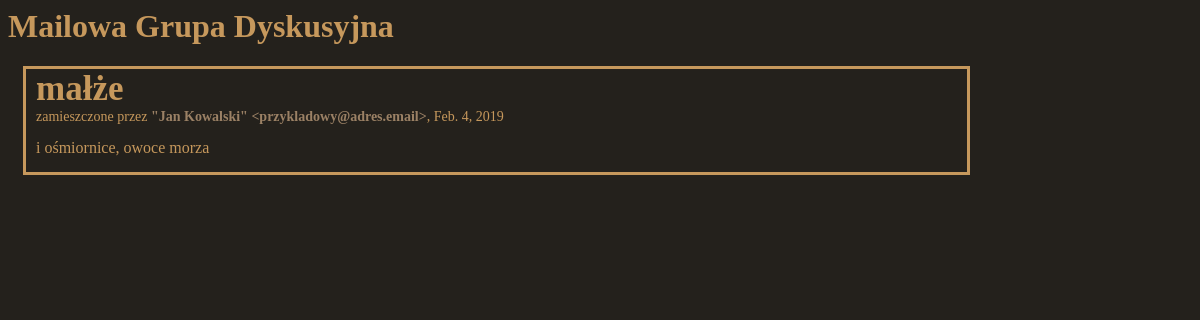
Screenshot of /blog/view/2.html with the database file from the repository.
### blog/models.py (models this page shows, shortened)
class Blog(models.Model):
	author = models.CharField(max_length=100, default="Anonymous")
	title = models.CharField(max_length=200)
	body = models.TextField()
	posted = models.DateField(db_index=True, auto_now_add=True)
	category = models.ForeignKey('blog.Category')

### blog/views.py (the view)
def view_post(request, id):
    return render_to_response('view_post.html', {
        'post': get_object_or_404(Blog, id=id)
    })

### blog/templates/view_post.html (shortened to what this page needs)
{% extends 'base.html' %}
{% block title %}Mailowa Grupa Dyskusyjna{% endblock %}
{% block content %}
	<div class="contentBox">
		<div class="postsMainBox">
			<div class="postBox">
				<div class="postBoxInner">
					<a><h1 class="postHeader">{{ post.title }}</h1></a>
					<p class="postAuthor">zamieszczone przez <font class="postAuthorName">{{ post.author }}</font>, {{ post.posted }} </p>
					{{ post.body }}
				</div>
			</div>
		</div>
{% endblock %}

### blog/static/style.css (style rules this page uses)
a { text-decoration: none; }
body { background-color: #24211c; color: #c6985c; }
h1 { color: #c6985c; }
.postsMainBox { float: left; width: 80%; word-wrap: break-word; margin-left: 15px; }
.postBox { margin-top: 0px; margin-bottom: 15px; border-style: solid; }
.postBoxInner { margin-bottom: 15px; margin-left: 10px; }
.postHeader { color: #c6985c; margin-top: 0em; margin-bottom: 0em; font-size: 35; }
.postAuthor { margin-top: 0em; font-size:14; }
.postAuthorName { color: #9b8165; font-weight: bold; }

### rows the page displays
Blog: title "małże", author "\"Jan Kowalski\" <przykladowy@adres.email>", posted "Feb. 4, 2019", body "i ośmiornice, owoce morza"
